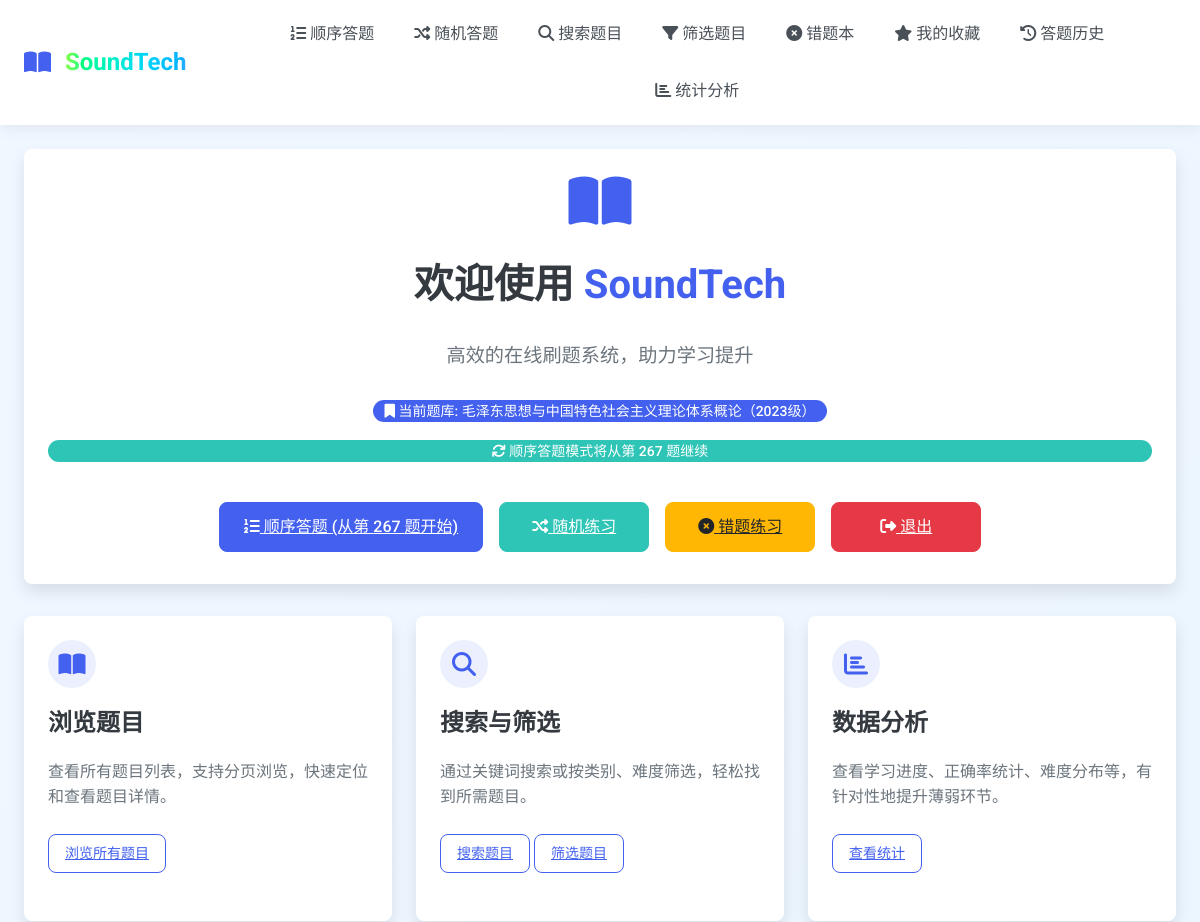
Before: / (signed in, upper part) with the older database file.
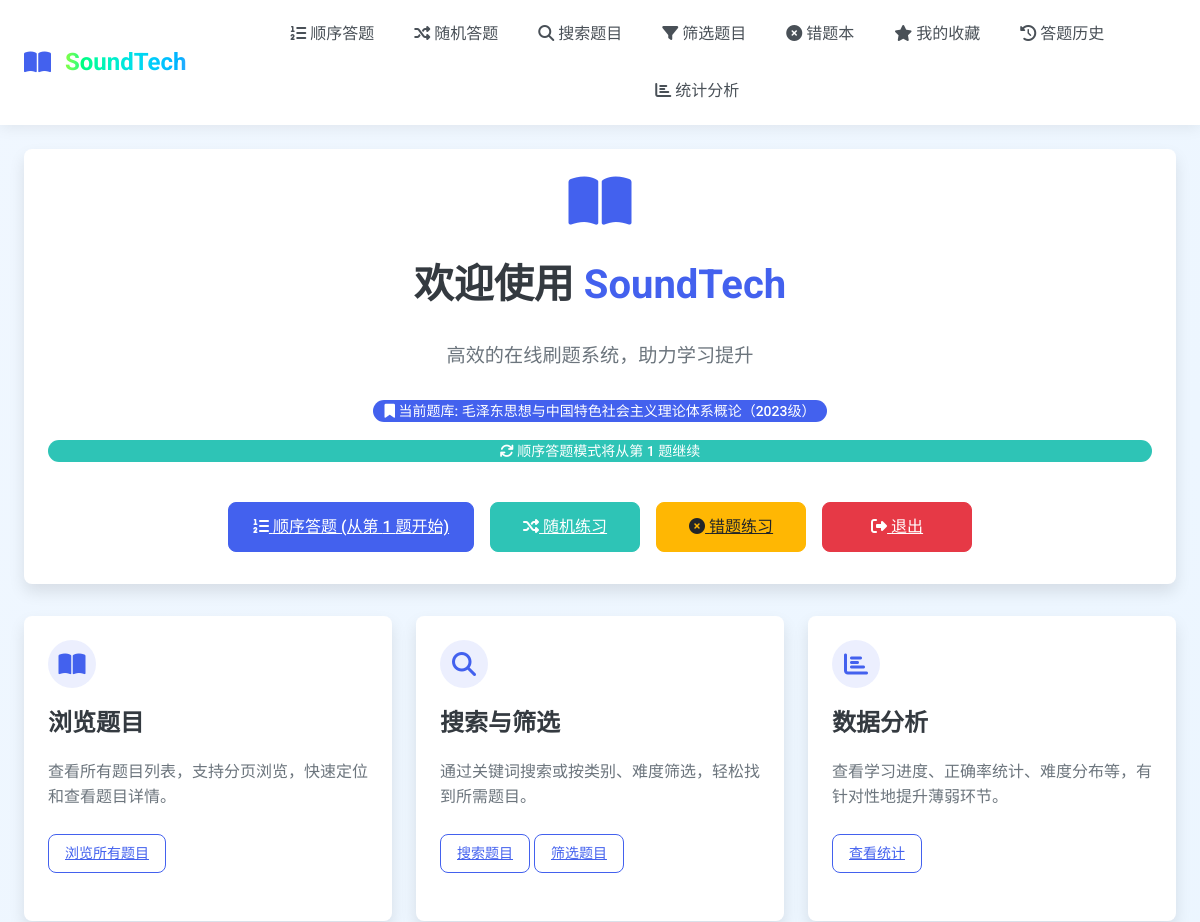
After: the same page with the newer database file.
### tables this page shows
CREATE TABLE users (
        id INTEGER PRIMARY KEY AUTOINCREMENT,
        username TEXT UNIQUE NOT NULL,
        password_hash TEXT NOT NULL,
        current_seq_qid TEXT,
        created_at DATETIME DEFAULT CURRENT_TIMESTAMP
    );

### app.py (the view)
@app.route("/")
@login_required
def index():
    user_id = get_user_id()
    current_seq_qid = index_util(user_id)
    return render_template("index.html", current_year=datetime.now(UTC).year, current_seq_qid=current_seq_qid)

### app.py (called while the page is built)
@app.before_request
def log_request_info():
    if request.endpoint not in ['static']:
        app.logger.debug(f"请求: {request.method} {request.url} - IP: {request.remote_addr} - User-Agent: {request.headers.get('User-Agent', 'Unknown')}")

@app.after_request
def log_response_info(response):
    if request.endpoint not in ['static']:
        app.logger.debug(f"响应: {response.status_code} - {request.method} {request.url}")
    return response

### handlers/authentication.py (called while the page is built)
def login_required(function):
    @wraps(function)
    def decorated_function(*args, **kwargs):
        if not is_logged_in():
            flash("请先登录后再访问该页面", "error")
            return redirect(url_for("login", next=request.url))
        return function(*args, **kwargs)
    return decorated_function

def is_logged_in() -> bool:
    return "user_id" in session

def get_user_id() -> int:
    return session.get("user_id")

### handlers/database.py (called while the page is built)
def get_db() -> sqlite3.Connection:
    conn = sqlite3.connect("./static/database.db")
    conn.row_factory = sqlite3.Row
    return conn

### templates/index.html (shortened to what this page needs)
{% extends 'base.html' %}
{% block content %}
<div class="hero-section mb-4">
    <div class="card">
        <div class="hero-content text-center py-4">
            <div class="app-logo mb-3">
                <i class="fas fa-book-open" style="font-size: 3.5rem; color: var(--primary-color);"></i>
            </div>
            <h1 class="display-title mb-3">欢迎使用 <span class="text-primary">SoundTech</span></h1>
            <p class="lead mb-3">高效的在线刷题系统，助力学习提升</p>
            <p class="current-exam-info mb-4">
                <span class="badge badge-primary">
                    <i class="fas fa-bookmark"></i> 当前题库: 毛泽东思想与中国特色社会主义理论体系概论（2023级）
                </span>
                {% if current_seq_qid %}
                <span class="badge badge-success mt-2 d-block">
                    <i class="fas fa-sync"></i> 顺序答题模式将从第 {{ current_seq_qid }} 题继续
                </span>
                {% endif %}
            </p>
            <div class="feature-buttons d-flex justify-content-center flex-wrap">
                <a href="{{ url_for('sequential_start') }}" class="btn btn-primary main-action-btn">
                    <i class="fas fa-list-ol"></i> 顺序答题{% if current_seq_qid %} (从第 {{ current_seq_qid }} 题开始){% endif %}
                </a>
                <a href="{{ url_for('random_question') }}" class="btn btn-success main-action-btn">
                    <i class="fas fa-random"></i> 随机练习
                </a>
                <a href="{{ url_for('wrong_questions') }}" class="btn btn-warning main-action-btn">
                    <i class="fas fa-times-circle"></i> 错题练习
                </a>
                <a href="{{ url_for('logout') }}" class="btn btn-danger main-action-btn">
                    <i class="fas fa-sign-out-alt"></i> 退出
                </a>
            </div>
        </div>
    </div>
</div>
<div class="features-section mb-4">
    <div class="card-grid">
        <div class="card feature-card">
            <div class="feature-icon">
                <i class="fas fa-book-open"></i>
            </div>
            <h3 class="card-title">浏览题目</h3>
            <p class="card-text">查看所有题目列表，支持分页浏览，快速定位和查看题目详情。</p>
            <div class="mt-auto">
                <a href="{{ url_for('browse_questions') }}" class="btn btn-sm btn-outline-primary">浏览所有题目</a>
            </div>
        </div>
        <div class="card feature-card">
            <div class="feature-icon">
                <i class="fas fa-search"></i>
            </div>
            <h3 class="card-title">搜索与筛选</h3>
            <p class="card-text">通过关键词搜索或按类别、难度筛选，轻松找到所需题目。</p>
            <div class="mt-auto">
                <a href="{{ url_for('search') }}" class="btn btn-sm btn-outline-primary">搜索题目</a>
                <a href="{{ url_for('filter_questions') }}" class="btn btn-sm btn-outline-primary">筛选题目</a>
            </div>
        </div>
        <div class="card feature-card">
            <div class="feature-icon">
                <i class="fas fa-chart-bar"></i>
            </div>
            <h3 class="card-title">数据分析</h3>
            <p class="card-text">查看学习进度、正确率统计、难度分布等，有针对性地提升薄弱环节。</p>
            <div class="mt-auto">
                <a href="{{ url_for('statistics') }}" class="btn btn-sm btn-outline-primary">查看统计</a>
            </div>
        </div>
    </div>
</div>
{% endblock %}

Changed rows visible on the page:
no longer on this page (row edited): users: current_seq_qid "267"
Other visible differences:
{{ current_seq_qid }}: (not shown) → "1"
